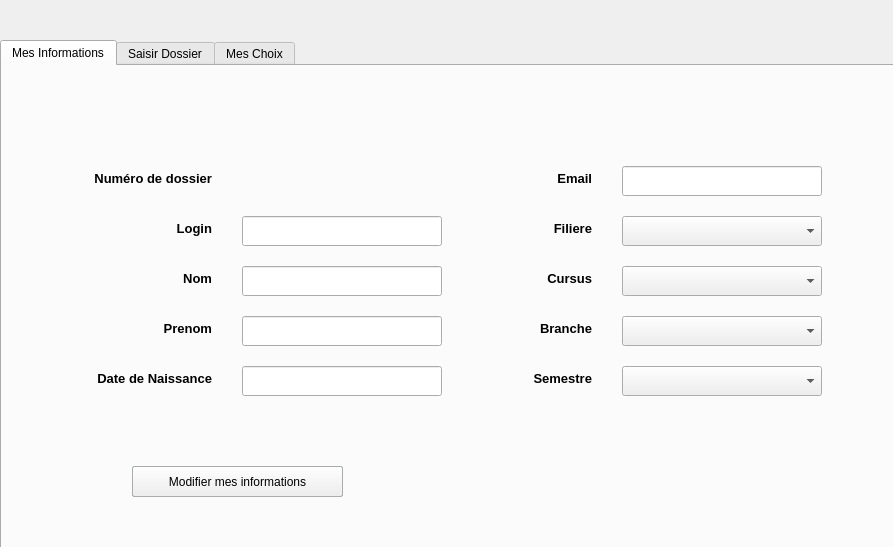
<?xml version="1.0" encoding="UTF-8"?>
<ui version="4.0">
 <class>mondossier</class>
 <widget class="QDialog" name="mondossier">
  <property name="geometry">
   <rect>
    <x>0</x>
    <y>0</y>
    <width>893</width>
    <height>547</height>
   </rect>
  </property>
  <property name="windowTitle">
   <string>Dialog</string>
  </property>
  <widget class="QTabWidget" name="onglets_dossier">
   <property name="geometry">
    <rect>
     <x>0</x>
     <y>40</y>
     <width>901</width>
     <height>511</height>
    </rect>
   </property>
   <property name="currentIndex">
    <number>0</number>
   </property>
   <widget class="QWidget" name="mes_infos">
    <attribute name="title">
     <string>Mes Informations</string>
    </attribute>
    <widget class="QLabel" name="label_Login">
     <property name="geometry">
      <rect>
       <x>60</x>
       <y>150</y>
       <width>150</width>
       <height>25</height>
      </rect>
     </property>
     <property name="font">
      <font>
       <pointsize>10</pointsize>
       <weight>75</weight>
       <bold>true</bold>
      </font>
     </property>
     <property name="text">
      <string>Login</string>
     </property>
     <property name="alignment">
      <set>Qt::AlignRight|Qt::AlignTrailing|Qt::AlignVCenter</set>
     </property>
    </widget>
    <widget class="QLabel" name="label_nom">
     <property name="geometry">
      <rect>
       <x>60</x>
       <y>200</y>
       <width>150</width>
       <height>25</height>
      </rect>
     </property>
     <property name="font">
      <font>
       <pointsize>10</pointsize>
       <weight>75</weight>
       <bold>true</bold>
      </font>
     </property>
     <property name="text">
      <string>Nom</string>
     </property>
     <property name="alignment">
      <set>Qt::AlignRight|Qt::AlignTrailing|Qt::AlignVCenter</set>
     </property>
    </widget>
    <widget class="QLabel" name="label_prenom">
     <property name="geometry">
      <rect>
       <x>60</x>
       <y>250</y>
       <width>150</width>
       <height>25</height>
      </rect>
     </property>
     <property name="font">
      <font>
       <pointsize>10</pointsize>
       <weight>75</weight>
       <bold>true</bold>
      </font>
     </property>
     <property name="text">
      <string>Prenom</string>
     </property>
     <property name="alignment">
      <set>Qt::AlignRight|Qt::AlignTrailing|Qt::AlignVCenter</set>
     </property>
    </widget>
    <widget class="QLabel" name="label_date_naiss">
     <property name="geometry">
      <rect>
       <x>60</x>
       <y>300</y>
       <width>150</width>
       <height>25</height>
      </rect>
     </property>
     <property name="font">
      <font>
       <pointsize>10</pointsize>
       <weight>75</weight>
       <bold>true</bold>
      </font>
     </property>
     <property name="text">
      <string>Date de Naissance</string>
     </property>
     <property name="alignment">
      <set>Qt::AlignRight|Qt::AlignTrailing|Qt::AlignVCenter</set>
     </property>
    </widget>
    <widget class="QLabel" name="label_filiere">
     <property name="geometry">
      <rect>
       <x>440</x>
       <y>150</y>
       <width>150</width>
       <height>25</height>
      </rect>
     </property>
     <property name="font">
      <font>
       <pointsize>10</pointsize>
       <weight>75</weight>
       <bold>true</bold>
      </font>
     </property>
     <property name="text">
      <string>Filiere</string>
     </property>
     <property name="alignment">
      <set>Qt::AlignRight|Qt::AlignTrailing|Qt::AlignVCenter</set>
     </property>
    </widget>
    <widget class="QLabel" name="label_cursus">
     <property name="geometry">
      <rect>
       <x>440</x>
       <y>200</y>
       <width>150</width>
       <height>25</height>
      </rect>
     </property>
     <property name="font">
      <font>
       <pointsize>10</pointsize>
       <weight>75</weight>
       <bold>true</bold>
      </font>
     </property>
     <property name="text">
      <string>Cursus</string>
     </property>
     <property name="alignment">
      <set>Qt::AlignRight|Qt::AlignTrailing|Qt::AlignVCenter</set>
     </property>
    </widget>
    <widget class="QLabel" name="label_branche">
     <property name="geometry">
      <rect>
       <x>440</x>
       <y>250</y>
       <width>150</width>
       <height>25</height>
      </rect>
     </property>
     <property name="font">
      <font>
       <pointsize>10</pointsize>
       <weight>75</weight>
       <bold>true</bold>
      </font>
     </property>
     <property name="text">
      <string>Branche</string>
     </property>
     <property name="alignment">
      <set>Qt::AlignRight|Qt::AlignTrailing|Qt::AlignVCenter</set>
     </property>
    </widget>
    <widget class="QLabel" name="label_sem_actu">
     <property name="geometry">
      <rect>
       <x>440</x>
       <y>300</y>
       <width>150</width>
       <height>25</height>
      </rect>
     </property>
     <property name="font">
      <font>
       <pointsize>10</pointsize>
       <weight>75</weight>
       <bold>true</bold>
      </font>
     </property>
     <property name="text">
      <string>Semestre</string>
     </property>
     <property name="alignment">
      <set>Qt::AlignRight|Qt::AlignTrailing|Qt::AlignVCenter</set>
     </property>
    </widget>
    <widget class="QLabel" name="login">
     <property name="geometry">
      <rect>
       <x>240</x>
       <y>150</y>
       <width>200</width>
       <height>25</height>
      </rect>
     </property>
     <property name="font">
      <font>
       <pointsize>10</pointsize>
      </font>
     </property>
     <property name="text">
      <string/>
     </property>
    </widget>
    <widget class="QLabel" name="nom">
     <property name="geometry">
      <rect>
       <x>240</x>
       <y>200</y>
       <width>200</width>
       <height>25</height>
      </rect>
     </property>
     <property name="font">
      <font>
       <pointsize>10</pointsize>
      </font>
     </property>
     <property name="text">
      <string/>
     </property>
    </widget>
    <widget class="QLabel" name="prenom">
     <property name="geometry">
      <rect>
       <x>240</x>
       <y>250</y>
       <width>200</width>
       <height>25</height>
      </rect>
     </property>
     <property name="font">
      <font>
       <pointsize>10</pointsize>
      </font>
     </property>
     <property name="text">
      <string/>
     </property>
    </widget>
    <widget class="QLabel" name="date_naiss">
     <property name="geometry">
      <rect>
       <x>240</x>
       <y>300</y>
       <width>200</width>
       <height>25</height>
      </rect>
     </property>
     <property name="font">
      <font>
       <pointsize>10</pointsize>
      </font>
     </property>
     <property name="text">
      <string/>
     </property>
    </widget>
    <widget class="QLabel" name="filiere">
     <property name="geometry">
      <rect>
       <x>620</x>
       <y>150</y>
       <width>200</width>
       <height>25</height>
      </rect>
     </property>
     <property name="font">
      <font>
       <pointsize>10</pointsize>
      </font>
     </property>
     <property name="text">
      <string/>
     </property>
    </widget>
    <widget class="QLabel" name="cursus">
     <property name="geometry">
      <rect>
       <x>620</x>
       <y>200</y>
       <width>200</width>
       <height>25</height>
      </rect>
     </property>
     <property name="font">
      <font>
       <pointsize>10</pointsize>
      </font>
     </property>
     <property name="text">
      <string/>
     </property>
    </widget>
    <widget class="QLabel" name="branche">
     <property name="geometry">
      <rect>
       <x>620</x>
       <y>250</y>
       <width>200</width>
       <height>25</height>
      </rect>
     </property>
     <property name="font">
      <font>
       <pointsize>10</pointsize>
      </font>
     </property>
     <property name="text">
      <string/>
     </property>
    </widget>
    <widget class="QLabel" name="semestre">
     <property name="geometry">
      <rect>
       <x>620</x>
       <y>300</y>
       <width>200</width>
       <height>25</height>
      </rect>
     </property>
     <property name="font">
      <font>
       <pointsize>10</pointsize>
      </font>
     </property>
     <property name="text">
      <string/>
     </property>
    </widget>
    <widget class="QLabel" name="label_num_dossier">
     <property name="geometry">
      <rect>
       <x>60</x>
       <y>100</y>
       <width>150</width>
       <height>25</height>
      </rect>
     </property>
     <property name="font">
      <font>
       <pointsize>10</pointsize>
       <weight>75</weight>
       <bold>true</bold>
      </font>
     </property>
     <property name="text">
      <string>Numéro de dossier</string>
     </property>
     <property name="alignment">
      <set>Qt::AlignRight|Qt::AlignTrailing|Qt::AlignVCenter</set>
     </property>
    </widget>
    <widget class="QLabel" name="num_dossier">
     <property name="geometry">
      <rect>
       <x>240</x>
       <y>100</y>
       <width>200</width>
       <height>25</height>
      </rect>
     </property>
     <property name="font">
      <font>
       <pointsize>10</pointsize>
      </font>
     </property>
     <property name="text">
      <string/>
     </property>
    </widget>
    <widget class="QLabel" name="email">
     <property name="geometry">
      <rect>
       <x>620</x>
       <y>100</y>
       <width>200</width>
       <height>25</height>
      </rect>
     </property>
     <property name="font">
      <font>
       <pointsize>10</pointsize>
      </font>
     </property>
     <property name="text">
      <string/>
     </property>
    </widget>
    <widget class="QLabel" name="label_email">
     <property name="geometry">
      <rect>
       <x>440</x>
       <y>100</y>
       <width>150</width>
       <height>25</height>
      </rect>
     </property>
     <property name="font">
      <font>
       <pointsize>10</pointsize>
       <weight>75</weight>
       <bold>true</bold>
      </font>
     </property>
     <property name="text">
      <string>Email</string>
     </property>
     <property name="alignment">
      <set>Qt::AlignRight|Qt::AlignTrailing|Qt::AlignVCenter</set>
     </property>
    </widget>
    <widget class="QLabel" name="titre_mesinfos">
     <property name="geometry">
      <rect>
       <x>20</x>
       <y>20</y>
       <width>751</width>
       <height>41</height>
      </rect>
     </property>
     <property name="font">
      <font>
       <pointsize>18</pointsize>
      </font>
     </property>
     <property name="text">
      <string/>
     </property>
    </widget>
    <widget class="QLabel" name="fond">
     <property name="geometry">
      <rect>
       <x>0</x>
       <y>0</y>
       <width>891</width>
       <height>491</height>
      </rect>
     </property>
     <property name="text">
      <string/>
     </property>
     <property name="pixmap">
      <pixmap resource="../images/Utc.qrc">:/images/fond_pg.png</pixmap>
     </property>
    </widget>
    <widget class="QPushButton" name="sauvegarder_modif">
     <property name="geometry">
      <rect>
       <x>130</x>
       <y>400</y>
       <width>211</width>
       <height>31</height>
      </rect>
     </property>
     <property name="text">
      <string>Sauvegarder les modifications</string>
     </property>
    </widget>
    <widget class="QLineEdit" name="modif_login">
     <property name="enabled">
      <bool>true</bool>
     </property>
     <property name="geometry">
      <rect>
       <x>240</x>
       <y>150</y>
       <width>200</width>
       <height>30</height>
      </rect>
     </property>
    </widget>
    <widget class="QLineEdit" name="modif_nom">
     <property name="enabled">
      <bool>true</bool>
     </property>
     <property name="geometry">
      <rect>
       <x>240</x>
       <y>200</y>
       <width>200</width>
       <height>30</height>
      </rect>
     </property>
    </widget>
    <widget class="QLineEdit" name="modif_date_naiss">
     <property name="enabled">
      <bool>true</bool>
     </property>
     <property name="geometry">
      <rect>
       <x>240</x>
       <y>300</y>
       <width>200</width>
       <height>30</height>
      </rect>
     </property>
    </widget>
    <widget class="QLineEdit" name="modif_prenom">
     <property name="enabled">
      <bool>true</bool>
     </property>
     <property name="geometry">
      <rect>
       <x>240</x>
       <y>250</y>
       <width>200</width>
       <height>30</height>
      </rect>
     </property>
    </widget>
    <widget class="QLineEdit" name="modif_email">
     <property name="enabled">
      <bool>true</bool>
     </property>
     <property name="geometry">
      <rect>
       <x>620</x>
       <y>100</y>
       <width>200</width>
       <height>30</height>
      </rect>
     </property>
    </widget>
    <widget class="QPushButton" name="modif_info">
     <property name="geometry">
      <rect>
       <x>130</x>
       <y>400</y>
       <width>211</width>
       <height>31</height>
      </rect>
     </property>
     <property name="text">
      <string>Modifier mes informations</string>
     </property>
    </widget>
    <widget class="QComboBox" name="modif_filiere">
     <property name="geometry">
      <rect>
       <x>620</x>
       <y>150</y>
       <width>200</width>
       <height>30</height>
      </rect>
     </property>
    </widget>
    <widget class="QComboBox" name="modif_cursus">
     <property name="geometry">
      <rect>
       <x>620</x>
       <y>200</y>
       <width>200</width>
       <height>30</height>
      </rect>
     </property>
    </widget>
    <widget class="QComboBox" name="modif_branche">
     <property name="geometry">
      <rect>
       <x>620</x>
       <y>250</y>
       <width>200</width>
       <height>30</height>
      </rect>
     </property>
    </widget>
    <widget class="QComboBox" name="modif_semestre">
     <property name="geometry">
      <rect>
       <x>620</x>
       <y>300</y>
       <width>200</width>
       <height>30</height>
      </rect>
     </property>
    </widget>
    <zorder>fond</zorder>
    <zorder>label_Login</zorder>
    <zorder>label_nom</zorder>
    <zorder>label_prenom</zorder>
    <zorder>label_date_naiss</zorder>
    <zorder>label_filiere</zorder>
    <zorder>label_cursus</zorder>
    <zorder>label_branche</zorder>
    <zorder>label_sem_actu</zorder>
    <zorder>login</zorder>
    <zorder>nom</zorder>
    <zorder>prenom</zorder>
    <zorder>date_naiss</zorder>
    <zorder>filiere</zorder>
    <zorder>cursus</zorder>
    <zorder>branche</zorder>
    <zorder>semestre</zorder>
    <zorder>label_num_dossier</zorder>
    <zorder>num_dossier</zorder>
    <zorder>email</zorder>
    <zorder>label_email</zorder>
    <zorder>titre_mesinfos</zorder>
    <zorder>sauvegarder_modif</zorder>
    <zorder>modif_login</zorder>
    <zorder>modif_nom</zorder>
    <zorder>modif_date_naiss</zorder>
    <zorder>modif_prenom</zorder>
    <zorder>modif_email</zorder>
    <zorder>modif_info</zorder>
    <zorder>modif_filiere</zorder>
    <zorder>modif_cursus</zorder>
    <zorder>modif_branche</zorder>
    <zorder>modif_semestre</zorder>
   </widget>
   <widget class="QWidget" name="tab_info_perso">
    <attribute name="title">
     <string>Saisir Dossier</string>
    </attribute>
    <widget class="QLabel" name="label_2">
     <property name="geometry">
      <rect>
       <x>430</x>
       <y>90</y>
       <width>81</width>
       <height>16</height>
      </rect>
     </property>
     <property name="text">
      <string>UV Suivies</string>
     </property>
    </widget>
    <widget class="QLabel" name="label_3">
     <property name="geometry">
      <rect>
       <x>540</x>
       <y>90</y>
       <width>51</width>
       <height>16</height>
      </rect>
     </property>
     <property name="text">
      <string>Notes</string>
     </property>
    </widget>
    <widget class="QLabel" name="label_4">
     <property name="geometry">
      <rect>
       <x>80</x>
       <y>140</y>
       <width>151</width>
       <height>16</height>
      </rect>
     </property>
     <property name="text">
      <string>Selectionnez une UV</string>
     </property>
    </widget>
    <widget class="QComboBox" name="comboBox_note">
     <property name="geometry">
      <rect>
       <x>240</x>
       <y>190</y>
       <width>101</width>
       <height>22</height>
      </rect>
     </property>
    </widget>
    <widget class="QLabel" name="label_5">
     <property name="geometry">
      <rect>
       <x>270</x>
       <y>170</y>
       <width>46</width>
       <height>13</height>
      </rect>
     </property>
     <property name="text">
      <string>Note</string>
     </property>
    </widget>
    <widget class="Line" name="line">
     <property name="geometry">
      <rect>
       <x>410</x>
       <y>80</y>
       <width>20</width>
       <height>291</height>
      </rect>
     </property>
     <property name="orientation">
      <enum>Qt::Vertical</enum>
     </property>
    </widget>
    <widget class="QPushButton" name="ajout_uv">
     <property name="geometry">
      <rect>
       <x>240</x>
       <y>350</y>
       <width>141</width>
       <height>31</height>
      </rect>
     </property>
     <property name="text">
      <string>Ajouter une UV</string>
     </property>
    </widget>
    <widget class="QListWidget" name="liste_selection_UV">
     <property name="geometry">
      <rect>
       <x>80</x>
       <y>160</y>
       <width>111</width>
       <height>211</height>
      </rect>
     </property>
    </widget>
    <widget class="QListWidget" name="liste_uv_suivies">
     <property name="geometry">
      <rect>
       <x>430</x>
       <y>120</y>
       <width>91</width>
       <height>201</height>
      </rect>
     </property>
    </widget>
    <widget class="QListWidget" name="liste_notes">
     <property name="geometry">
      <rect>
       <x>530</x>
       <y>120</y>
       <width>91</width>
       <height>201</height>
      </rect>
     </property>
    </widget>
    <widget class="QLabel" name="label_6">
     <property name="geometry">
      <rect>
       <x>270</x>
       <y>230</y>
       <width>81</width>
       <height>16</height>
      </rect>
     </property>
     <property name="text">
      <string>Semestre</string>
     </property>
    </widget>
    <widget class="QComboBox" name="comboBox_semestre">
     <property name="geometry">
      <rect>
       <x>240</x>
       <y>250</y>
       <width>101</width>
       <height>22</height>
      </rect>
     </property>
    </widget>
    <widget class="QListWidget" name="liste_semestres">
     <property name="geometry">
      <rect>
       <x>630</x>
       <y>120</y>
       <width>91</width>
       <height>201</height>
      </rect>
     </property>
    </widget>
    <widget class="QLabel" name="label_7">
     <property name="geometry">
      <rect>
       <x>640</x>
       <y>90</y>
       <width>71</width>
       <height>16</height>
      </rect>
     </property>
     <property name="text">
      <string>Semestres</string>
     </property>
    </widget>
    <widget class="QLabel" name="label_8">
     <property name="geometry">
      <rect>
       <x>20</x>
       <y>20</y>
       <width>191</width>
       <height>31</height>
      </rect>
     </property>
     <property name="font">
      <font>
       <pointsize>16</pointsize>
      </font>
     </property>
     <property name="text">
      <string>Nouveau Dossier</string>
     </property>
    </widget>
    <widget class="QLabel" name="fond_2">
     <property name="geometry">
      <rect>
       <x>0</x>
       <y>0</y>
       <width>891</width>
       <height>491</height>
      </rect>
     </property>
     <property name="text">
      <string/>
     </property>
     <property name="pixmap">
      <pixmap resource="../images/Utc.qrc">:/images/fond_pg.png</pixmap>
     </property>
    </widget>
    <widget class="QComboBox" name="comboBox_credits">
     <property name="geometry">
      <rect>
       <x>240</x>
       <y>310</y>
       <width>131</width>
       <height>22</height>
      </rect>
     </property>
    </widget>
    <widget class="QLabel" name="label_9">
     <property name="geometry">
      <rect>
       <x>270</x>
       <y>290</y>
       <width>81</width>
       <height>16</height>
      </rect>
     </property>
     <property name="text">
      <string>Credits</string>
     </property>
    </widget>
    <widget class="QListWidget" name="liste_credits">
     <property name="geometry">
      <rect>
       <x>730</x>
       <y>120</y>
       <width>91</width>
       <height>201</height>
      </rect>
     </property>
    </widget>
    <widget class="QLabel" name="label_18">
     <property name="geometry">
      <rect>
       <x>740</x>
       <y>90</y>
       <width>71</width>
       <height>16</height>
      </rect>
     </property>
     <property name="text">
      <string>Credits</string>
     </property>
    </widget>
    <widget class="QPushButton" name="sauvegarder_dossier">
     <property name="geometry">
      <rect>
       <x>750</x>
       <y>350</y>
       <width>141</width>
       <height>31</height>
      </rect>
     </property>
     <property name="text">
      <string>Sauvegarder</string>
     </property>
    </widget>
    <widget class="QListWidget" name="liste_possibilite_uv">
     <property name="geometry">
      <rect>
       <x>790</x>
       <y>10</y>
       <width>91</width>
       <height>71</height>
      </rect>
     </property>
    </widget>
    <widget class="QPushButton" name="suppri_UV_suivies">
     <property name="geometry">
      <rect>
       <x>830</x>
       <y>120</y>
       <width>31</width>
       <height>21</height>
      </rect>
     </property>
     <property name="text">
      <string>X</string>
     </property>
    </widget>
    <widget class="QGroupBox" name="group_criteres_recherche">
     <property name="geometry">
      <rect>
       <x>10</x>
       <y>70</y>
       <width>401</width>
       <height>51</height>
      </rect>
     </property>
     <property name="title">
      <string>Critères de recherche</string>
     </property>
     <widget class="QLabel" name="label_cursus_2">
      <property name="geometry">
       <rect>
        <x>10</x>
        <y>20</y>
        <width>46</width>
        <height>22</height>
       </rect>
      </property>
      <property name="text">
       <string>Cursus</string>
      </property>
     </widget>
     <widget class="QLabel" name="label_filiere_2">
      <property name="geometry">
       <rect>
        <x>280</x>
        <y>20</y>
        <width>46</width>
        <height>22</height>
       </rect>
      </property>
      <property name="text">
       <string>Filiere</string>
      </property>
     </widget>
     <widget class="QLabel" name="label_branche_2">
      <property name="geometry">
       <rect>
        <x>135</x>
        <y>20</y>
        <width>51</width>
        <height>22</height>
       </rect>
      </property>
      <property name="text">
       <string>Branche</string>
      </property>
     </widget>
     <widget class="QComboBox" name="comboBox_cursus">
      <property name="geometry">
       <rect>
        <x>50</x>
        <y>20</y>
        <width>69</width>
        <height>22</height>
       </rect>
      </property>
     </widget>
     <widget class="QComboBox" name="comboBox_filiere">
      <property name="enabled">
       <bool>false</bool>
      </property>
      <property name="geometry">
       <rect>
        <x>320</x>
        <y>20</y>
        <width>69</width>
        <height>22</height>
       </rect>
      </property>
     </widget>
     <widget class="QComboBox" name="comboBox_branche">
      <property name="enabled">
       <bool>false</bool>
      </property>
      <property name="geometry">
       <rect>
        <x>190</x>
        <y>20</y>
        <width>69</width>
        <height>22</height>
       </rect>
      </property>
     </widget>
    </widget>
    <zorder>fond_2</zorder>
    <zorder>label_2</zorder>
    <zorder>label_3</zorder>
    <zorder>label_4</zorder>
    <zorder>comboBox_note</zorder>
    <zorder>label_5</zorder>
    <zorder>line</zorder>
    <zorder>ajout_uv</zorder>
    <zorder>liste_selection_UV</zorder>
    <zorder>liste_uv_suivies</zorder>
    <zorder>liste_notes</zorder>
    <zorder>label_6</zorder>
    <zorder>comboBox_semestre</zorder>
    <zorder>liste_semestres</zorder>
    <zorder>label_7</zorder>
    <zorder>label_8</zorder>
    <zorder>comboBox_credits</zorder>
    <zorder>label_9</zorder>
    <zorder>liste_credits</zorder>
    <zorder>label_18</zorder>
    <zorder>sauvegarder_dossier</zorder>
    <zorder>liste_possibilite_uv</zorder>
    <zorder>suppri_UV_suivies</zorder>
    <zorder>group_criteres_recherche</zorder>
   </widget>
   <widget class="QWidget" name="choix">
    <attribute name="title">
     <string>Mes Choix</string>
    </attribute>
    <widget class="QPushButton" name="add_exigence">
     <property name="geometry">
      <rect>
       <x>410</x>
       <y>90</y>
       <width>51</width>
       <height>41</height>
      </rect>
     </property>
     <property name="text">
      <string>&gt;</string>
     </property>
    </widget>
    <widget class="QLabel" name="label_titre_choix">
     <property name="geometry">
      <rect>
       <x>30</x>
       <y>20</y>
       <width>131</width>
       <height>31</height>
      </rect>
     </property>
     <property name="font">
      <font>
       <pointsize>16</pointsize>
      </font>
     </property>
     <property name="text">
      <string>Mes Choix</string>
     </property>
    </widget>
    <widget class="QListWidget" name="liste_choix_uv">
     <property name="geometry">
      <rect>
       <x>210</x>
       <y>50</y>
       <width>151</width>
       <height>321</height>
      </rect>
     </property>
    </widget>
    <widget class="QListWidget" name="liste_exigences">
     <property name="geometry">
      <rect>
       <x>500</x>
       <y>70</y>
       <width>151</width>
       <height>81</height>
      </rect>
     </property>
    </widget>
    <widget class="QLabel" name="label_selection_uv">
     <property name="geometry">
      <rect>
       <x>210</x>
       <y>30</y>
       <width>151</width>
       <height>16</height>
      </rect>
     </property>
     <property name="text">
      <string>Selectionnez une UV</string>
     </property>
    </widget>
    <widget class="QListWidget" name="liste_preferences">
     <property name="geometry">
      <rect>
       <x>500</x>
       <y>180</y>
       <width>151</width>
       <height>81</height>
      </rect>
     </property>
    </widget>
    <widget class="QListWidget" name="liste_rejets">
     <property name="geometry">
      <rect>
       <x>500</x>
       <y>290</y>
       <width>151</width>
       <height>81</height>
      </rect>
     </property>
    </widget>
    <widget class="QLabel" name="label_exigences">
     <property name="geometry">
      <rect>
       <x>500</x>
       <y>50</y>
       <width>151</width>
       <height>16</height>
      </rect>
     </property>
     <property name="text">
      <string>Mes exigences</string>
     </property>
    </widget>
    <widget class="QLabel" name="label_preferences">
     <property name="geometry">
      <rect>
       <x>500</x>
       <y>160</y>
       <width>151</width>
       <height>16</height>
      </rect>
     </property>
     <property name="text">
      <string>Mes préférences</string>
     </property>
    </widget>
    <widget class="QLabel" name="label_rejets">
     <property name="geometry">
      <rect>
       <x>500</x>
       <y>270</y>
       <width>151</width>
       <height>16</height>
      </rect>
     </property>
     <property name="text">
      <string>Mes rejets</string>
     </property>
    </widget>
    <widget class="QPushButton" name="sauvegarder_choix">
     <property name="geometry">
      <rect>
       <x>10</x>
       <y>170</y>
       <width>181</width>
       <height>61</height>
      </rect>
     </property>
     <property name="text">
      <string>Sauvegarder mes choix</string>
     </property>
    </widget>
    <widget class="QPushButton" name="add_preference">
     <property name="geometry">
      <rect>
       <x>410</x>
       <y>200</y>
       <width>51</width>
       <height>41</height>
      </rect>
     </property>
     <property name="text">
      <string>&gt;</string>
     </property>
    </widget>
    <widget class="QPushButton" name="add_rejet">
     <property name="geometry">
      <rect>
       <x>410</x>
       <y>310</y>
       <width>51</width>
       <height>41</height>
      </rect>
     </property>
     <property name="text">
      <string>&gt;</string>
     </property>
    </widget>
    <widget class="QPushButton" name="suppr_exigence">
     <property name="geometry">
      <rect>
       <x>650</x>
       <y>70</y>
       <width>31</width>
       <height>21</height>
      </rect>
     </property>
     <property name="text">
      <string>X</string>
     </property>
    </widget>
    <widget class="QPushButton" name="suppr_preference">
     <property name="geometry">
      <rect>
       <x>650</x>
       <y>180</y>
       <width>31</width>
       <height>21</height>
      </rect>
     </property>
     <property name="text">
      <string>X</string>
     </property>
    </widget>
    <widget class="QPushButton" name="suppr_rejet">
     <property name="geometry">
      <rect>
       <x>650</x>
       <y>290</y>
       <width>31</width>
       <height>21</height>
      </rect>
     </property>
     <property name="text">
      <string>X</string>
     </property>
    </widget>
    <widget class="QLabel" name="fond_3">
     <property name="geometry">
      <rect>
       <x>0</x>
       <y>0</y>
       <width>891</width>
       <height>491</height>
      </rect>
     </property>
     <property name="text">
      <string/>
     </property>
     <property name="pixmap">
      <pixmap resource="../images/Utc.qrc">:/images/fond_pg.png</pixmap>
     </property>
    </widget>
    <widget class="QPushButton" name="suggestion_uv">
     <property name="geometry">
      <rect>
       <x>200</x>
       <y>400</y>
       <width>271</width>
       <height>61</height>
      </rect>
     </property>
     <property name="text">
      <string>Générer une suggestion d'UVs</string>
     </property>
    </widget>
    <widget class="QListWidget" name="liste_solutions">
     <property name="geometry">
      <rect>
       <x>820</x>
       <y>60</y>
       <width>51</width>
       <height>321</height>
      </rect>
     </property>
    </widget>
    <widget class="QLabel" name="label_selection_uv_2">
     <property name="geometry">
      <rect>
       <x>820</x>
       <y>30</y>
       <width>61</width>
       <height>20</height>
      </rect>
     </property>
     <property name="text">
      <string>Solutions</string>
     </property>
    </widget>
    <widget class="QPushButton" name="voir_suggestion">
     <property name="geometry">
      <rect>
       <x>800</x>
       <y>400</y>
       <width>81</width>
       <height>61</height>
      </rect>
     </property>
     <property name="text">
      <string>Voir</string>
     </property>
    </widget>
    <zorder>fond_3</zorder>
    <zorder>add_exigence</zorder>
    <zorder>label_titre_choix</zorder>
    <zorder>liste_choix_uv</zorder>
    <zorder>liste_exigences</zorder>
    <zorder>label_selection_uv</zorder>
    <zorder>liste_preferences</zorder>
    <zorder>liste_rejets</zorder>
    <zorder>label_exigences</zorder>
    <zorder>label_preferences</zorder>
    <zorder>label_rejets</zorder>
    <zorder>sauvegarder_choix</zorder>
    <zorder>add_preference</zorder>
    <zorder>add_rejet</zorder>
    <zorder>suppr_exigence</zorder>
    <zorder>suppr_preference</zorder>
    <zorder>suppr_rejet</zorder>
    <zorder>suggestion_uv</zorder>
    <zorder>liste_solutions</zorder>
    <zorder>label_selection_uv_2</zorder>
    <zorder>voir_suggestion</zorder>
   </widget>
  </widget>
  <widget class="QLabel" name="label">
   <property name="geometry">
    <rect>
     <x>0</x>
     <y>0</y>
     <width>911</width>
     <height>61</height>
    </rect>
   </property>
   <property name="text">
    <string/>
   </property>
   <property name="pixmap">
    <pixmap resource="../images/Utc.qrc">:/images/bandeau_utc.jpg</pixmap>
   </property>
  </widget>
  <zorder>label</zorder>
  <zorder>onglets_dossier</zorder>
 </widget>
 <resources>
  <include location="../images/Utc.qrc"/>
 </resources>
 <connections/>
</ui>
